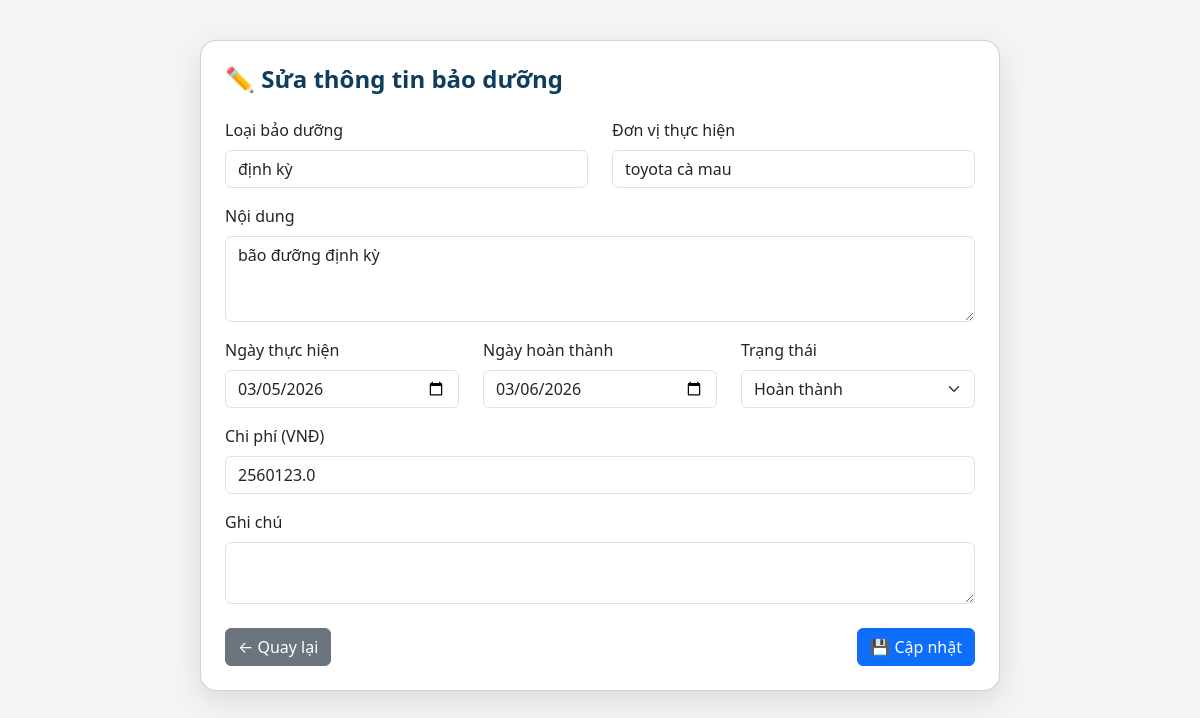
/sua-bao-duong/3 (signed in), run on the app's committed database.
### tables this page shows
CREATE TABLE bao_duong (
    id INTEGER PRIMARY KEY AUTOINCREMENT,
    vehicle_id INTEGER NOT NULL,
    loai TEXT,
    noi_dung TEXT,
    ngay_thuc_hien DATE,
    ngay_hoan_thanh DATE,
    trang_thai TEXT,
    don_vi TEXT,
    chi_phi REAL
, km_tai_thoi_diem INTEGER DEFAULT 0, ghi_chu TEXT);

### app.py (the view, shortened to what this page needs)
@app.route("/sua-bao-duong/<int:id>", methods=["GET","POST"])
@login_required
@admin_required
def sua_bao_duong(id):
    con = db()
    data = con.execute(
        "SELECT * FROM bao_duong WHERE id=?",
        (id,)
    ).fetchone()
    con.close()
    return render_template("sua_bao_duong.html", data=data)

### app.py (called while the page is built)
def db():
    con = sqlite3.connect(
        "fleet.db",
        timeout=30,
        check_same_thread=False
    )
    con.row_factory = sqlite3.Row
    con.execute("PRAGMA journal_mode=WAL;")
    con.execute("PRAGMA synchronous=NORMAL;")
    return con

@app.before_request
def auto_session_timeout():
    session.permanent = True
    now = int(time.time())
    if "last_activity" in session:
        elapsed = now - session["last_activity"]
        if elapsed > 900:
            session.clear()
            return redirect("/login")
    session["last_activity"] = now

def login_required(f):
    @wraps(f)
    def decorated(*args, **kwargs):
        if "user_id" not in session:
            return redirect("/login")
        return f(*args, **kwargs)
    return decorated

def admin_required(f):
    @wraps(f)
    def decorated(*args, **kwargs):
        if session.get("role") != "admin":
            return "Không có quyền truy cập", 403
        return f(*args, **kwargs)
    return decorated

### templates/sua_bao_duong.html (shortened to what this page needs)
<!DOCTYPE html>
<html lang="vi">
<head>
<link href="https://cdn.jsdelivr.net/npm/bootstrap@5.3.2/dist/css/bootstrap.min.css" rel="stylesheet">
</head>
<body>
<div class="card card-form p-4">
    <h4 class="header-title mb-4">✏️ Sửa thông tin bảo dưỡng</h4>
    <form method="POST">
        <div class="row mb-3">
            <div class="col-md-6">
                <label class="form-label">Loại bảo dưỡng</label>
                <input type="text" name="loai"
                       value="{{ data.loai }}"
                       class="form-control" required>
            </div>
            <div class="col-md-6">
                <label class="form-label">Đơn vị thực hiện</label>
                <input type="text" name="don_vi"
                       value="{{ data.don_vi }}"
                       class="form-control">
            </div>
        </div>
        <div class="mb-3">
            <label class="form-label">Nội dung</label>
            <textarea name="noi_dung"
                      class="form-control"
                      rows="3" required>{{ data.noi_dung }}</textarea>
        </div>
        <div class="row mb-3">
            <div class="col-md-4">
                <label class="form-label">Ngày thực hiện</label>
                <input type="date" name="ngay_thuc_hien"
                       value="{{ data.ngay_thuc_hien }}"
                       class="form-control" required>
            </div>
            <div class="col-md-4">
                <label class="form-label">Ngày hoàn thành</label>
                <input type="date" name="ngay_hoan_thanh"
                       value="{{ data.ngay_hoan_thanh }}"
                       class="form-control">
            </div>
            <div class="col-md-4">
                <label class="form-label">Trạng thái</label>
                <select name="trang_thai" class="form-select">
                    <option value="hoan_thanh"
                        {% if data.trang_thai=="hoan_thanh" %}selected{% endif %}>
                        Hoàn thành
                    </option>
                </select>
            </div>
        </div>
        <div class="mb-3">
            <label class="form-label">Chi phí (VNĐ)</label>
            <input type="text"
                   name="chi_phi"
                   value="{{ data.chi_phi }}"
                   class="form-control"
                   oninput="formatCurrency(this)">
        </div>
        <div class="mb-4">
            <label class="form-label">Ghi chú</label>
            <textarea name="ghi_chu"
                      class="form-control"
                      rows="2">{{ data.ghi_chu }}</textarea>
        </div>
        <div class="d-flex justify-content-between">
            <a href="/lich-su-bao-duong" class="btn btn-secondary">
                ← Quay lại
            </a>
            <button type="submit" class="btn btn-primary">
                💾 Cập nhật
            </button>
        </div>
    </form>
</div>
</body>
</html>

### templates/sua_bao_duong.html (style rules this page uses)
body { background:#f3f4f6; }
.card-form { max-width:800px; margin:40px auto; border-radius:16px; box-shadow:0 10px 30px rgba(0,0,0,0.1); }
.header-title { font-weight:700; color:#0F3D5E; }

### data on the page
bao_duong: loai "định kỳ", don_vi "toyota cà mau", noi_dung "bão đưỡng định kỳ", ngay_thuc_hien "03/05/2026", ngay_hoan_thanh "03/06/2026", trang_thai "Hoàn thành", chi_phi "2560123.0"
